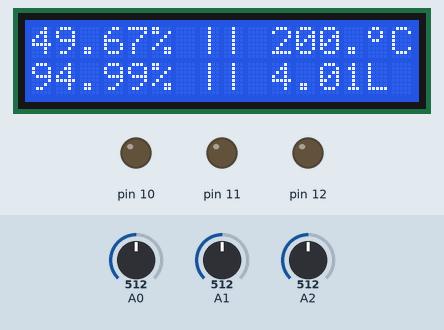
Recording of a sketch running on a simulated Arduino Uno, built with avr-gcc and run on an emulated ATmega328P. Parts: 16×2 character LCD, output pins drawn as LEDs (lit = HIGH). Inputs (shaded band) come from the test bench; at power-on: A0 = 512, A1 = 512, A2 = 512.

Above: at 0.2 s.
1.3 s: A0 set to 716
At 2.1 s:
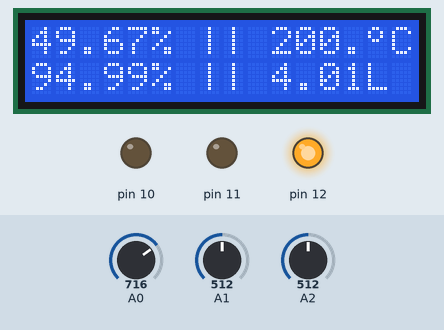
At 8.5 s:
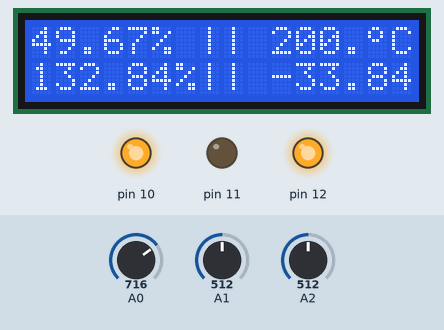
Timing chart, 0 to 10.0 s (numbered marks = the images above; inputs shaded):
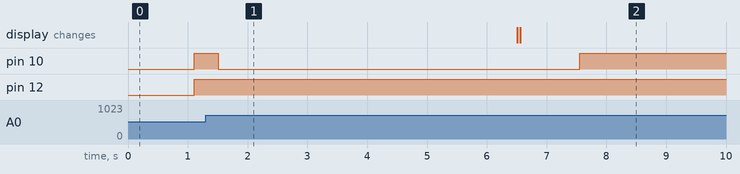

The sketch:

automatic_watering_system1.ino
```cpp
#include <Wire.h>
#include <LiquidCrystal_I2C.h>
LiquidCrystal_I2C lcd(0x20, 16, 2);

byte customChar[] = {
  B01100,
  B10010,
  B10010,
  B01100,
  B00000,
  B00000,
  B00000,
  B00000
};

void setup()
{
  lcd.init();
  lcd.backlight();
  pinMode(12, OUTPUT);
  pinMode(11, OUTPUT);
  pinMode(10, OUTPUT);
}

void loop()
{

  //photoresistor
  double phValue = analogRead(A2);
  double phPercent = 100 - ((phValue - 49) * 100.00 / 920);
  lcd.print(phPercent);
  lcd.print("%");
  lcd.setCursor(7, 0);
  lcd.print("|| ");

  //tmp sensor
  int tmpValue = analogRead(A1);
  double voltage = tmpValue / 1023.0 * 5000;
  double celsius = (voltage - 500) * 0.1;
  lcd.print(celsius);
  lcd.createChar(0, customChar);
  lcd.home();
  lcd.setCursor(14, 0);
  lcd.write(0);
  lcd.print("C");

  //soil mosture sensor
  int moistureValue = analogRead(A0);
  double moisturePercentage = (moistureValue /539.00) * 100;
  lcd.setCursor(0, 1);
  lcd.print(moisturePercentage);
  lcd.print("%");
  lcd.setCursor(7, 1);
  lcd.print("|| ");

  double litresWateringFormula = 99 - moisturePercentage;
  lcd.print(litresWateringFormula);
  lcd.print("L");
  delay(1000);

  //dc motor
  if(phValue < 800)
  {
    digitalWrite(12, HIGH);
    digitalWrite(11, LOW);
    digitalWrite(10, HIGH);
    delay(litresWateringFormula * 100);
    digitalWrite(10, LOW);
  }
  delay(5000);
  lcd.clear();
}
```

Measured:
- after the input at 1.3 s, pin 10: goes on until 7.6 s, then stays HIGH
